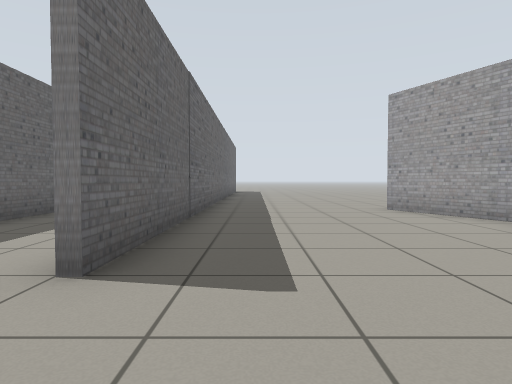
[1] (above)

24 first-person views from a walk through a world built for the Gazebo simulator. The camera is 0.72 m above the floor, tilts 2° down and sees 75° across. The floor is counted in squares, 1 m on a side. Each view is taken from the middle of a square. On the plan, view 1 faces up. The plan holds only what a view shows up to about 10 squares ahead; the rest is blank. The place goes on beyond the plan.

[2]
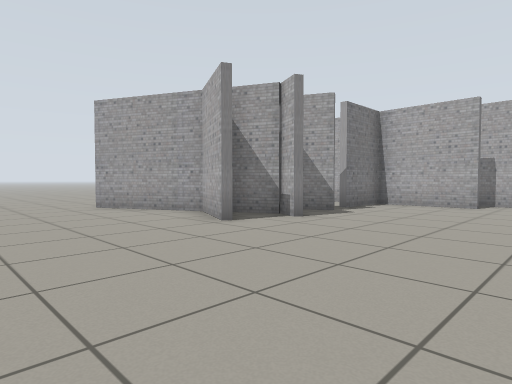

[3]
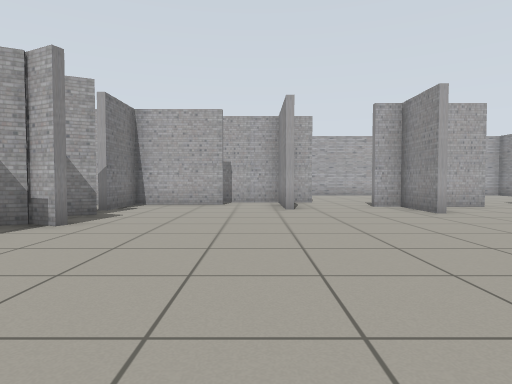

[4]
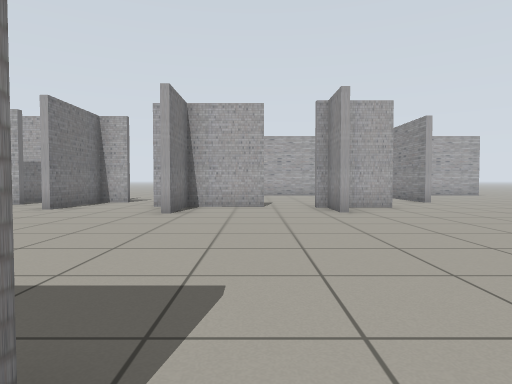

[5]
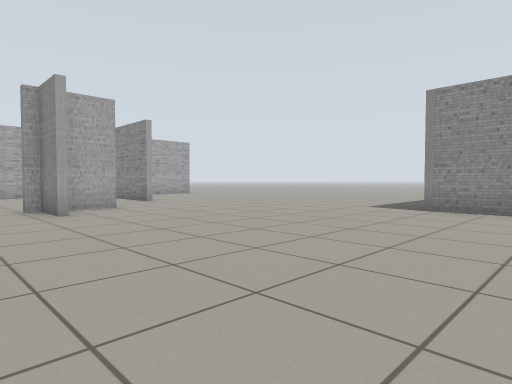

[6]
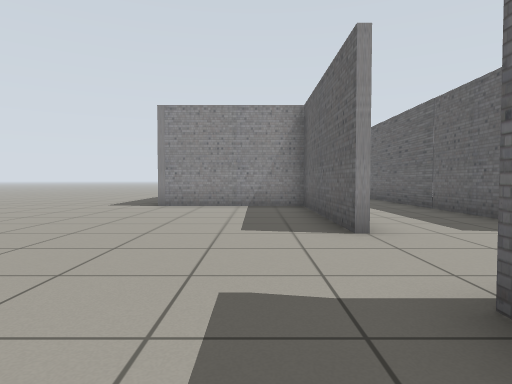

[7]
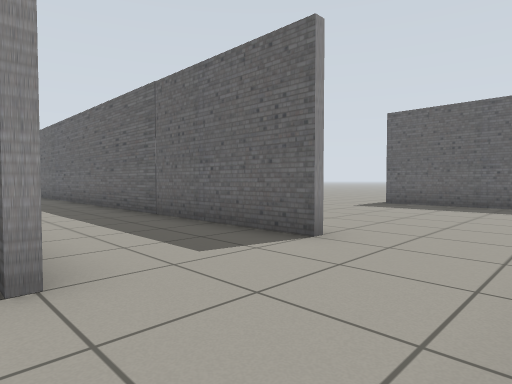

[8]
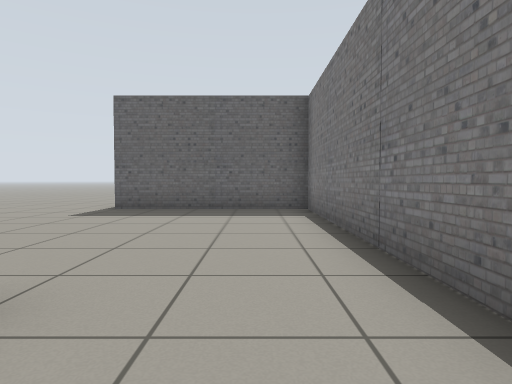

[9]
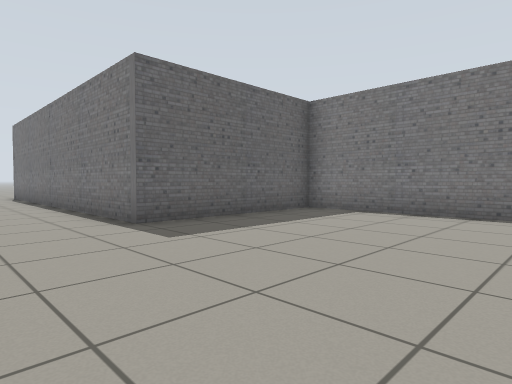

[10]
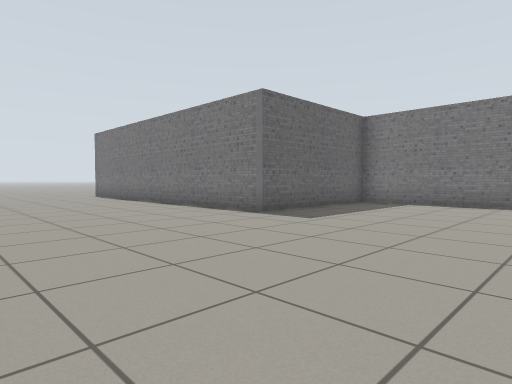

[11]
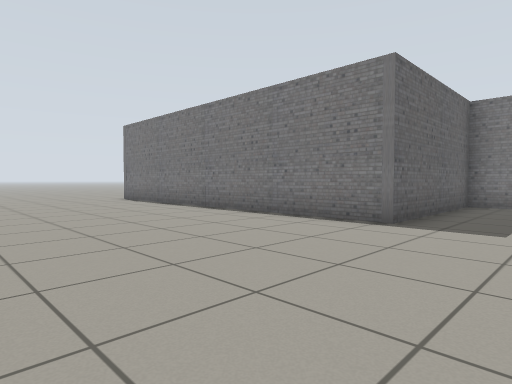

[12]
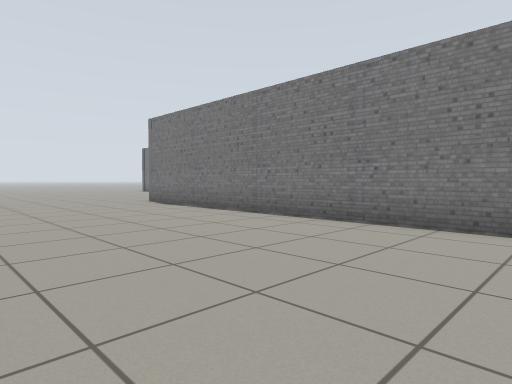

[13]
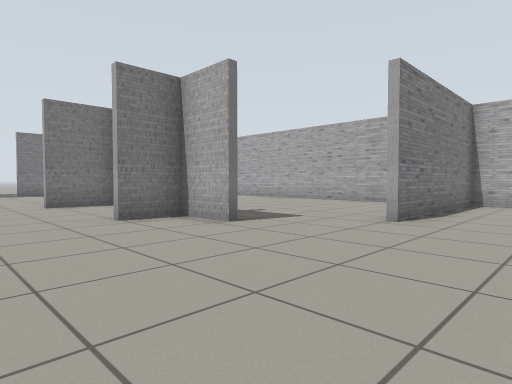

[14]
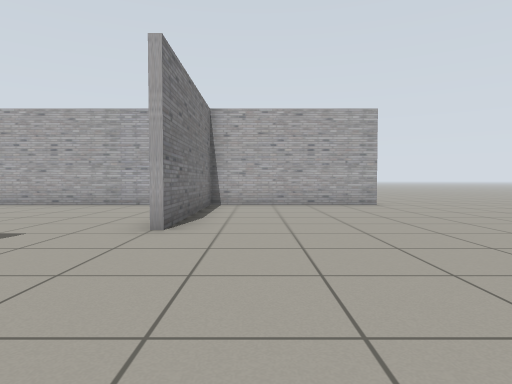

[15]
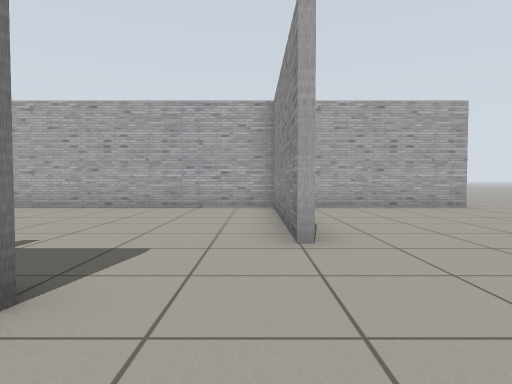

[16]
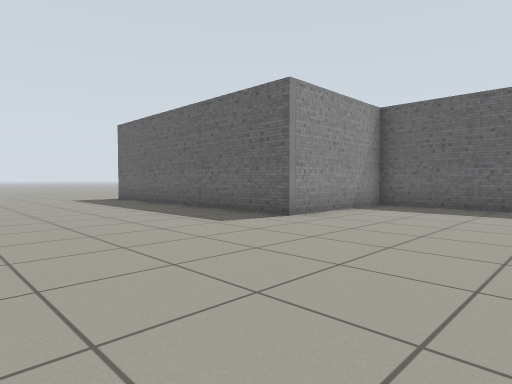

[17]
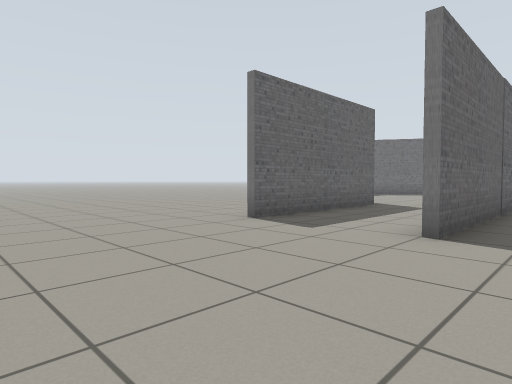

[18]
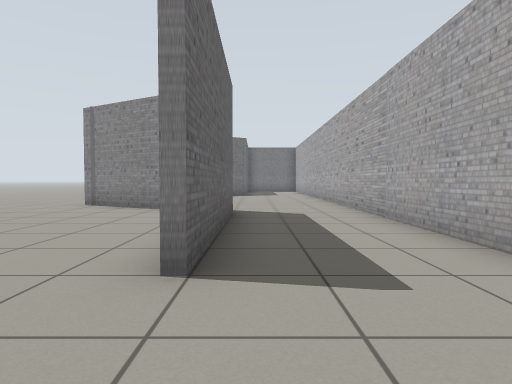

[19]
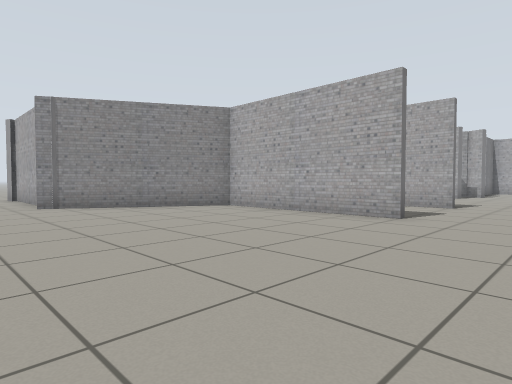

[20]
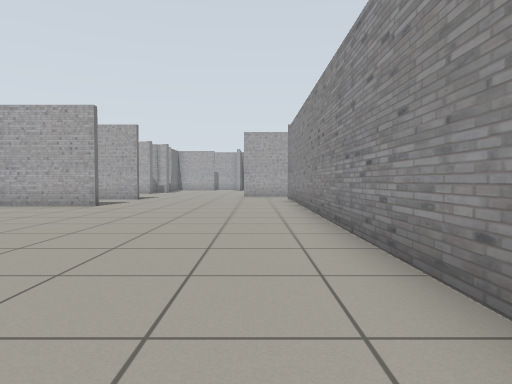

[21]
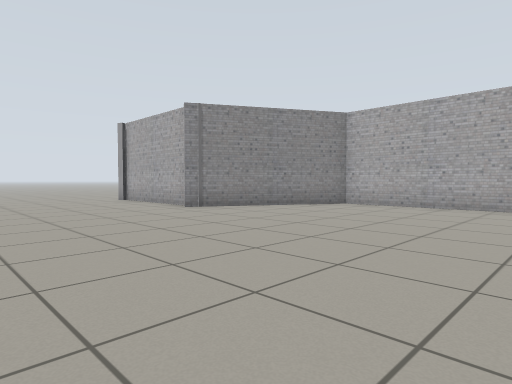

[22]
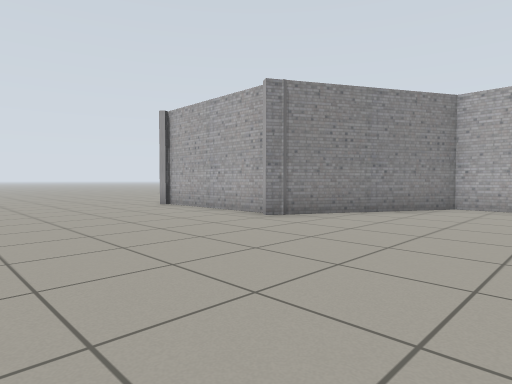

[23]
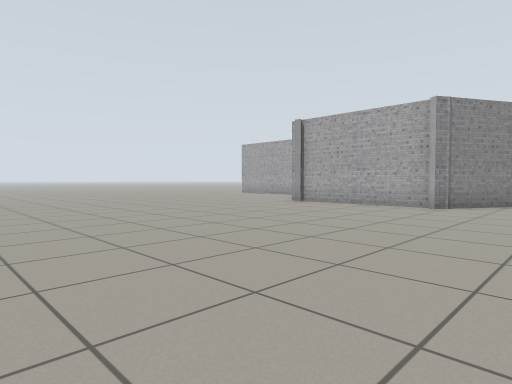

[24]
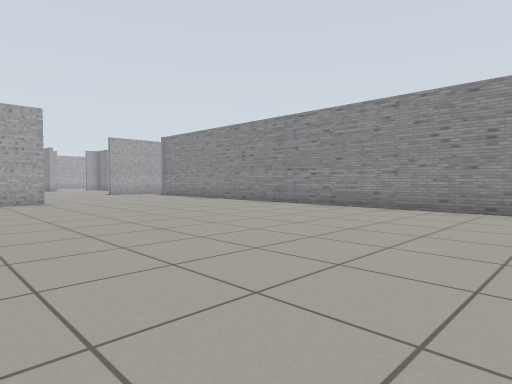

### Floor plan
Points are (right, up) in squares from view 1. A wall is a line through its corners. A room is listed if a view was taken in it or the views show most of it. See-through windows are left out.
Room 1 (views 1, 2, 3, 4, 5, 6, 7, 8, 9, 10, 11, 12, 13, 14, 15, 16, 17, 18, 19, 20, 21, 22, 23, 24)
walls: (-1.5, 2.4) (-1.5, 10); (-4.7, 2.4) (-4.7, 7.3) (-9, 9.7); (-4.6, -6.7) (-11.3, -6.7) (-11.3, -11.5) (-18.6, -11.5); (3.8, 3.6) (4.6, 5.4) (3.2, 8.2); (-4.5, -9.4) (-4.5, -17.5); (-1.3, -9.4) (-1.3, -14.3) (2.7, -14.3) (2.7, -17.5); (-4.5, 7.6) (-4.5, 2.4); (5.2, 3.1) (5.4, 3.6) (4.9, 4.8); (7.1, -3.9) (9.1, -3.9) (9.1, -3.2); (7, 3.3) (6.6, 4); (-1.3, 10) (-1.3, 2.4); (8.4, -0.7) (9.9, -0.7); (-15, -3.3) (-4.1, -3.3); (-8.7, 9.9) (-8.7, 13.9); (7.4, -7.9) (8.8, -7.9); (9.8, 0.9) (9.8, 3.5) (7.9, 3.5); (10, -0.9) (8.1, -0.9); (9.1, -6.3) (9.1, -4.1) (7.1, -4.1); (8.9, -8.1) (7.4, -8.1); (10.8, 0.4) (10.8, 1.2); (8.8, -9.6) (8.8, -7.5); (15.8, -16.6) (15.8, -11.5) (10.8, -11.5)
ways out: opening at (9, -7); opening at (9.5, -10.5); opening at (9.5, -2.5); opening at (16, -17); gap at (8, 4)

Positions as (right, up) in squares from view 1, and headings:
1: (0, 0), facing up
2: (0, -1), facing up-right
3: (0, 0), facing right
4: (0, -6), facing right
5: (0, -6), facing down-right
6: (0, -5), facing down
7: (-1, -7), facing down-left
8: (-3, -8), facing left
9: (-6, -14), facing up-left
10: (-6, -17), facing up-left
11: (-9, -17), facing up-left
12: (-11, -17), facing up-left
13: (5, -14), facing up-right
14: (6, -13), facing right
15: (7, -11), facing right
16: (8, -10), facing down-left
17: (0, -2), facing up-left
18: (-4, 0), facing up
19: (-11, 0), facing up-right
20: (-14, -2), facing right
21: (-14, 2), facing up-right
22: (-14, 5), facing up-right
23: (-18, 7), facing up-right
24: (-16, 5), facing down-right
